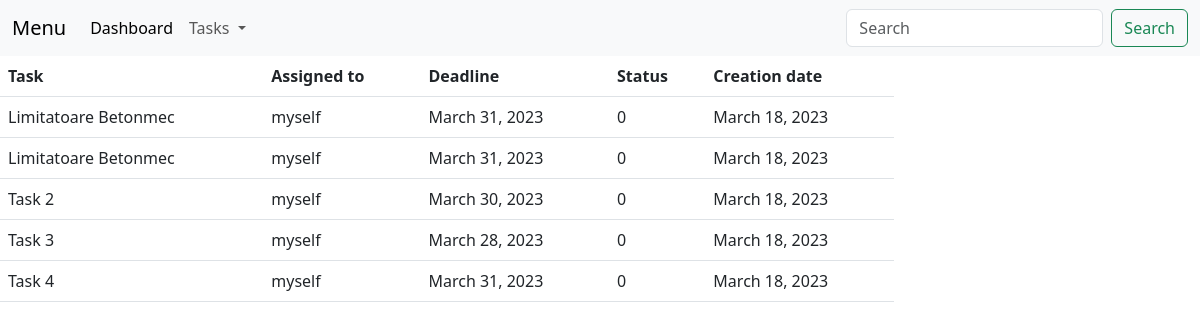
The app's page /task_list/, older data.
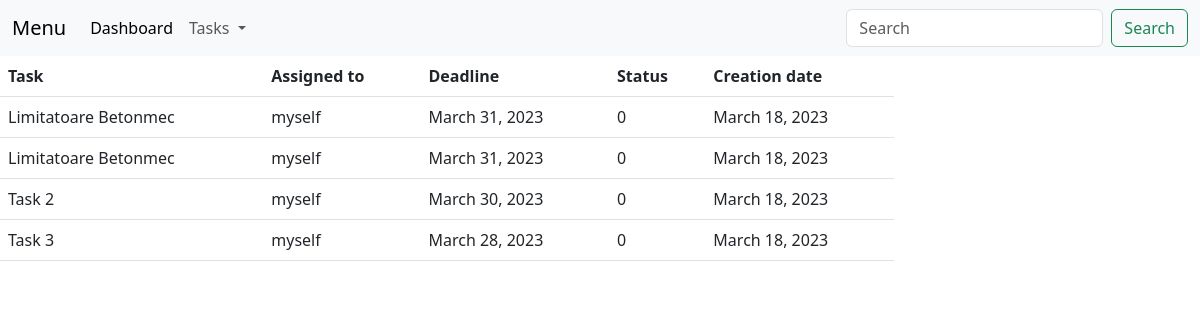
The same page, newer data.
### todo/models.py (models this page shows, shortened)
class Task(models.Model):
    user_choices = [(user.username, user.username) for user in User.objects.all()]
    task = models.CharField(max_length=100)
    description = models.TextField(max_length=200)
    deadline = models.DateField()
    assigned_to = models.CharField(max_length=20, choices=user_choices)
    status = models.IntegerField(default=0)
    creation_date = models.DateField(auto_now_add=True)

### todo/views.py (the view)
# urls.py: path('task_list/', views.TaskListView.as_view(), name='task-list'),
class TaskListView(ListView):
    template_name = "todo/task_list.html"
    model = Task
    context_object_name = "all_tasks"
    def get_queryset(self):
        return Task.objects.all()

### templates/todo/task_list.html (shortened to what this page needs)
{% extends "base.html" %}
{% block content %}
    <div class="containter-fluid">
        <div class="row">
            <div class="col-md-9">
                {% if all_tasks %}
                    <table class="table">
                        <thead>
                        <tr>
                            <th>Task</th>
                            <th>Assigned to</th>
                            <th>Deadline</th>
                            <th>Status</th>
                            <th>Creation date</th>
                        </tr>
                        </thead>
                {% endif %}
                <tbody>
                {% for task in all_tasks %}
                <tr>
                    <td>{{ task.task }}</td>
                    <td>{{ task.assigned_to }}</td>
                    <td>{{ task.deadline }}</td>
                    <td>{{ task.status }}</td>
                    <td>{{ task.creation_date }}</td>
                </tr>
                {% endfor %}
                </tbody>
            </div>
        </div>
    </div>
{% endblock %}

### templates/base.html (shortened to what this page needs)
{% load static %}
<!DOCTYPE html>
<html lang="en">
<head>
    <link href="https://cdn.jsdelivr.net/npm/bootstrap@5.3.0-alpha1/dist/css/bootstrap.min.css" rel="stylesheet"
>
    <link href="{% static 'css/my_styles.css' %}" rel="stylesheet">
</head>
<body>
{% include "navbar.html" %}
{% block content %}
{% endblock %}
</body>
</html>

### templates/navbar.html (shortened to what this page needs)
<nav class="navbar navbar-expand-lg bg-body-tertiary">
  <div class="container-fluid">
    <a class="navbar-brand" href="#">Menu</a>
    <div class="collapse navbar-collapse" id="navbarSupportedContent">
      <ul class="navbar-nav me-auto mb-2 mb-lg-0">
        <li class="nav-item">
          <a class="nav-link active" aria-current="page" href="#">Dashboard</a>
        </li>
        <li class="nav-item dropdown">
          <a class="nav-link dropdown-toggle" href="#" role="button" data-bs-toggle="dropdown" aria-expanded="false">
            Tasks
          </a>
        </li>
      </ul>
      <form class="d-flex" role="search">
        <input class="form-control me-2" type="search" placeholder="Search" aria-label="Search">
        <button class="btn btn-outline-success" type="submit">Search</button>
      </form>
    </div>
  </div>
</nav>

Row changes from the older to the newer data that the page shows:
removed Task: task "Task 4", assigned_to "myself", deadline "March 31, 2023", status "0", creation_date "March 18, 2023"
